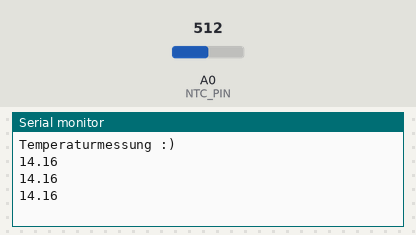
The program below on a simulated Arduino Nano, built with avr-gcc and run on an emulated ATmega328P. Shown: the last lines printed to the serial monitor. The test bench sets the inputs (shaded band); at power-on: A0 (NTC_PIN) = 512.

Above: at 1.8 s.
1.9 s: A0 (NTC_PIN) set to 716
At 2.31 s:
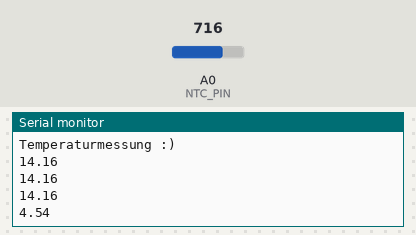
3.4 s: A0 (NTC_PIN) set to 900
At 3.9 s:
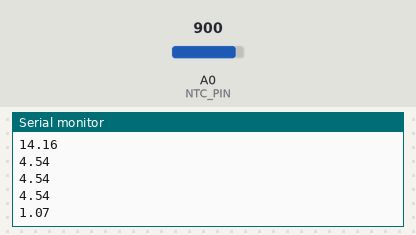
Timing chart, 0 to 6.4 s (numbered marks = the images above; inputs shaded):
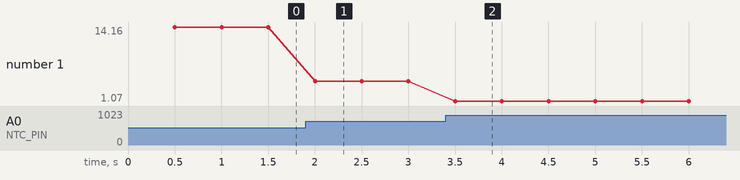

Measured:
- after the input at 1.9 s, the serial monitor: prints a new line after 0.10 s (image 1)
- after the input at 3.4 s, the serial monitor: prints a new line after 0.10 s (image 2)
- plotted number 1: 14.16 → 4.54 after the input at 1.9 s, 4.54 → 1.07 after the input at 3.4 s

The program:

main.cpp
```cpp
#include <Arduino.h>

#define NTC_PIN A0
#define R1 2200.0
#define VCC 5.0

void setup()
{
  Serial.begin(9600);
  Serial.println("Temperaturmessung :)");
}

float voltageNTC = 0;
unsigned long previousMillis = 0;
const long interval = 500;

void loop()
{
  unsigned long currentMillis = millis();
  if (currentMillis - previousMillis >= interval) {
    previousMillis = currentMillis;

    int adcValue = analogRead(NTC_PIN);
    float voltageNTC = (adcValue / 1023.0) * VCC;

    float voltageR1 = VCC - voltageNTC;
    float current = voltageR1 / R1;
    float resistanceNTC = voltageNTC / current;

    float temperature = 1.0 / (1.0 / 298.15 + (1.0 / 3977.0) * log10(resistanceNTC / 2200.0));

    float tempC = temperature - 273.15;

    float tempCorrected = 0.4028 * exp(0.1425 * tempC);
    Serial.println(tempCorrected);
  }
}
```
